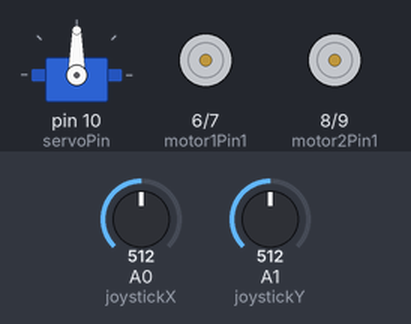
A sketch run on a simulated Arduino Uno, built with avr-gcc and run on an emulated ATmega328P. On the bench: servo, motor-driver pin pairs drawn as motors (green arrow = first pin HIGH = forward, orange = second pin HIGH = backward, longer = more drive). The inputs (shaded band) are chosen by the test bench; at power-on: A0 (joystickX) = 512, A1 (joystickY) = 512.

Above: at 1.2 s.
1.3 s: A0 (joystickX) set to 716
At 1.9 s:
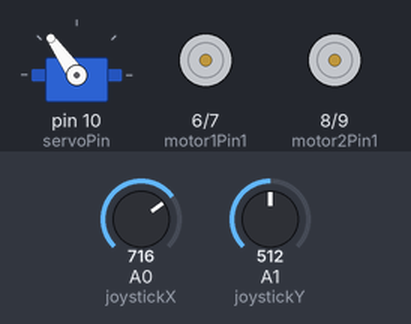
2.8 s: A1 (joystickY) set to 522
At 3.5 s:
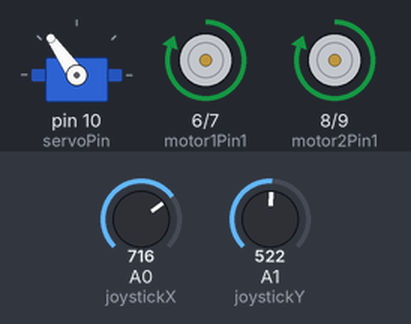
4.3 s: A1 (joystickY) set to 511
At 5.1 s:
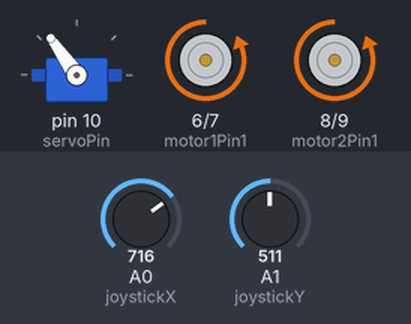
5.8 s: A0 (joystickX) set to 900
At 6.7 s:
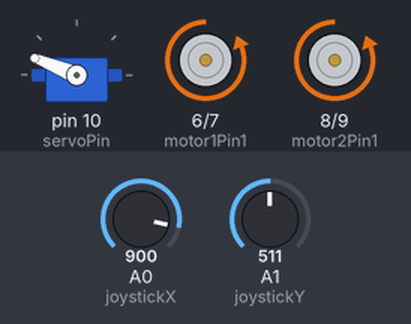
7.3 s: A0 (joystickX) set to 1023
At 7.6 s:
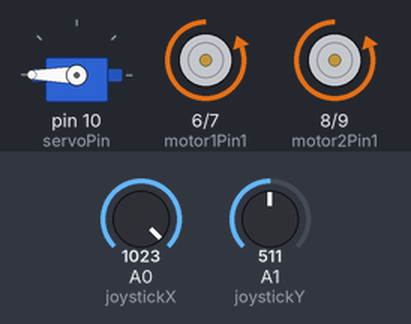
8.8 s: A1 (joystickY) set to 716
At 9.2 s:
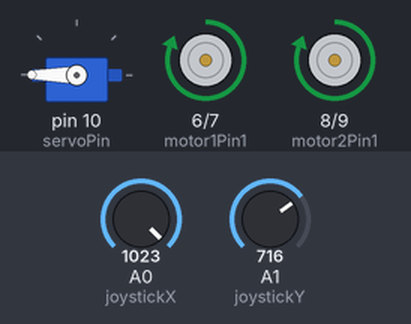
Timing chart, 0 to 11.3 s (numbered marks = the images above; inputs shaded):
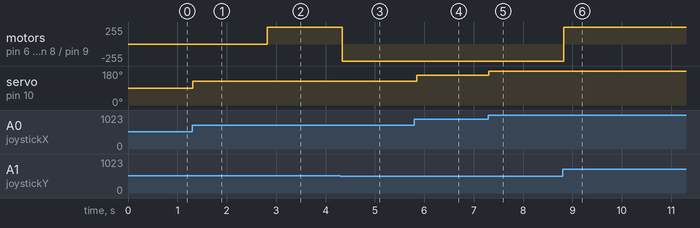

Measured:
- the behaviour switches between 513 and 514 on A1 (joystickY) (found by bisection; images 1 and 2)
- after the input at 1.3 s, servo on pin 10 (servoPin): 90° → 125° at once
- after the input at 2.8 s, motor on pin 6 (motor1Pin1) / pin 7 (motor1Pin2), motor on pin 8 (motor2Pin1) / pin 9 (motor2Pin2): stopped → forward 255/255 at once
- after the input at 4.3 s, motor on pin 6 (motor1Pin1) / pin 7 (motor1Pin2), motor on pin 8 (motor2Pin1) / pin 9 (motor2Pin2): forward 255/255 → backward 255/255 at once
- after the input at 5.8 s, servo on pin 10 (servoPin): 125° → 158° after 0.05 s
- after the input at 7.3 s, servo on pin 10 (servoPin): 158° → 180° at once
- after the input at 8.8 s, motor on pin 6 (motor1Pin1) / pin 7 (motor1Pin2), motor on pin 8 (motor2Pin1) / pin 9 (motor2Pin2): backward 255/255 → forward 255/255 at once

The sketch:

26.joystic+dc.ino
```cpp
#include <Servo.h>

#define motor1Pin1 6
#define motor1Pin2 7
#define motor2Pin1 8
#define motor2Pin2 9
#define servoPin 10
#define joystickX A0
#define joystickY A1

Servo steeringServo;

void setup() {
  pinMode(motor1Pin1, OUTPUT);
  pinMode(motor1Pin2, OUTPUT);
  pinMode(motor2Pin1, OUTPUT);
  pinMode(motor2Pin2, OUTPUT);
  steeringServo.attach(servoPin);  // Attach servo to pin 10
  Serial.begin(9600);
}

void loop() {
  int xValue = analogRead(joystickX);  // Read X-axis of the joystick
  int yValue = analogRead(joystickY);  // Read Y-axis of the joystick

  // Map joystick values to motor speed and direction
  int motorSpeed1 = map(yValue, 0, 1023, -255, 255);
  int motorSpeed2 = motorSpeed1;

  // Control motors based on joystick Y value
  if (motorSpeed1 > 0) {
    digitalWrite(motor1Pin1, HIGH);
    digitalWrite(motor1Pin2, LOW);
    digitalWrite(motor2Pin1, HIGH);
    digitalWrite(motor2Pin2, LOW);
  } else if (motorSpeed1 < 0) {
    digitalWrite(motor1Pin1, LOW);
    digitalWrite(motor1Pin2, HIGH);
    digitalWrite(motor2Pin1, LOW);
    digitalWrite(motor2Pin2, HIGH);
  } else {
    digitalWrite(motor1Pin1, LOW);
    digitalWrite(motor1Pin2, LOW);
    digitalWrite(motor2Pin1, LOW);
    digitalWrite(motor2Pin2, LOW);
  }

  // Map joystick X value to steering servo position
  int servoPosition = map(xValue, 0, 1023, 0, 180);
  steeringServo.write(servoPosition);  // Control steering

  delay(50);  // Delay to smooth movement
}
```
